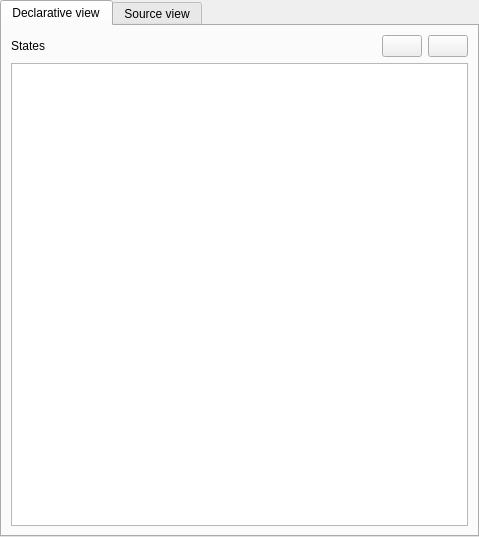
<?xml version="1.0" encoding="UTF-8"?>
<ui version="4.0">
 <class>table_config</class>
 <widget class="QWidget" name="table_config">
  <property name="geometry">
   <rect>
    <x>0</x>
    <y>0</y>
    <width>479</width>
    <height>537</height>
   </rect>
  </property>
  <property name="windowTitle">
   <string>Form</string>
  </property>
  <layout class="QVBoxLayout" name="verticalLayout">
   <property name="spacing">
    <number>0</number>
   </property>
   <property name="leftMargin">
    <number>0</number>
   </property>
   <property name="topMargin">
    <number>0</number>
   </property>
   <property name="rightMargin">
    <number>0</number>
   </property>
   <property name="bottomMargin">
    <number>0</number>
   </property>
   <item>
    <widget class="QTabWidget" name="tabs">
     <property name="currentIndex">
      <number>0</number>
     </property>
     <widget class="QWidget" name="tab_decl">
      <attribute name="title">
       <string>Declarative view</string>
      </attribute>
      <layout class="QVBoxLayout" name="verticalLayout_5">
       <item>
        <layout class="QHBoxLayout" name="horizontalLayout_3">
         <item>
          <widget class="QLabel" name="label_6">
           <property name="text">
            <string>States</string>
           </property>
          </widget>
         </item>
         <item>
          <spacer name="horizontalSpacer_2">
           <property name="orientation">
            <enum>Qt::Horizontal</enum>
           </property>
           <property name="sizeHint" stdset="0">
            <size>
             <width>40</width>
             <height>20</height>
            </size>
           </property>
          </spacer>
         </item>
         <item>
          <widget class="QPushButton" name="add_btn">
           <property name="text">
            <string/>
           </property>
           <property name="icon">
            <iconset theme="list-add">
             <normaloff>../../../../.designer/backup</normaloff>../../../../.designer/backup</iconset>
           </property>
           <property name="autoDefault">
            <bool>false</bool>
           </property>
          </widget>
         </item>
         <item>
          <widget class="QPushButton" name="del_btn">
           <property name="text">
            <string/>
           </property>
           <property name="icon">
            <iconset theme="list-remove">
             <normaloff>../../../../.designer/backup</normaloff>../../../../.designer/backup</iconset>
           </property>
           <property name="autoDefault">
            <bool>false</bool>
           </property>
          </widget>
         </item>
        </layout>
       </item>
       <item>
        <widget class="PersistentEditorTableView" name="decl_table">
         <property name="minimumSize">
          <size>
           <width>350</width>
           <height>0</height>
          </size>
         </property>
         <property name="selectionBehavior">
          <enum>QAbstractItemView::SelectRows</enum>
         </property>
         <attribute name="horizontalHeaderStretchLastSection">
          <bool>true</bool>
         </attribute>
        </widget>
       </item>
      </layout>
     </widget>
     <widget class="QWidget" name="tab_src">
      <attribute name="title">
       <string>Source view</string>
      </attribute>
      <layout class="QHBoxLayout" name="horizontalLayout_4">
       <item>
        <widget class="QsciScintilla" name="src_edit">
         <property name="toolTip">
          <string/>
         </property>
         <property name="whatsThis">
          <string/>
         </property>
        </widget>
       </item>
      </layout>
     </widget>
    </widget>
   </item>
  </layout>
 </widget>
 <customwidgets>
  <customwidget>
   <class>QsciScintilla</class>
   <extends>QFrame</extends>
   <header>Qsci/qsciscintilla.h</header>
  </customwidget>
  <customwidget>
   <class>PersistentEditorTableView</class>
   <extends>QTableView</extends>
   <header>comrad/qtbase.h</header>
  </customwidget>
 </customwidgets>
 <resources/>
 <connections/>
</ui>
